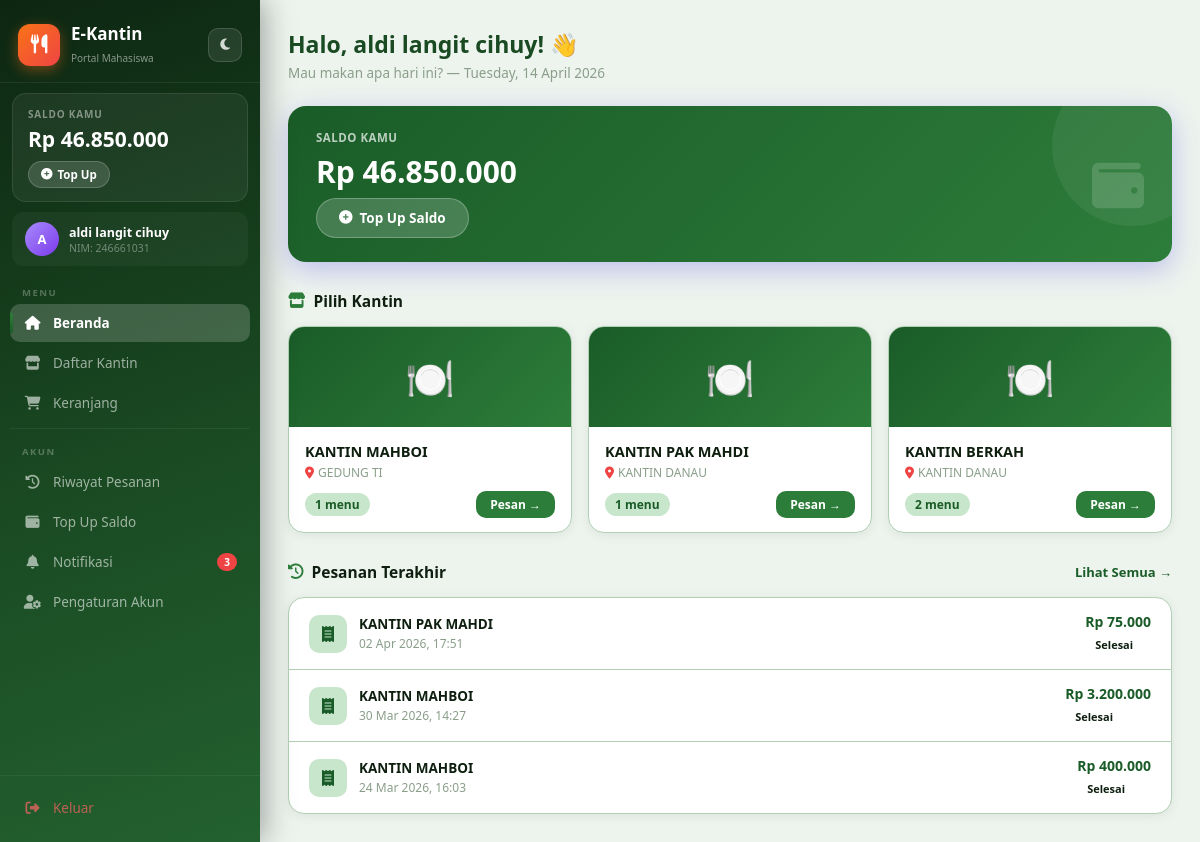
The page /dashboard/mahasiswa/beranda.php (signed in) on the database as committed earlier.
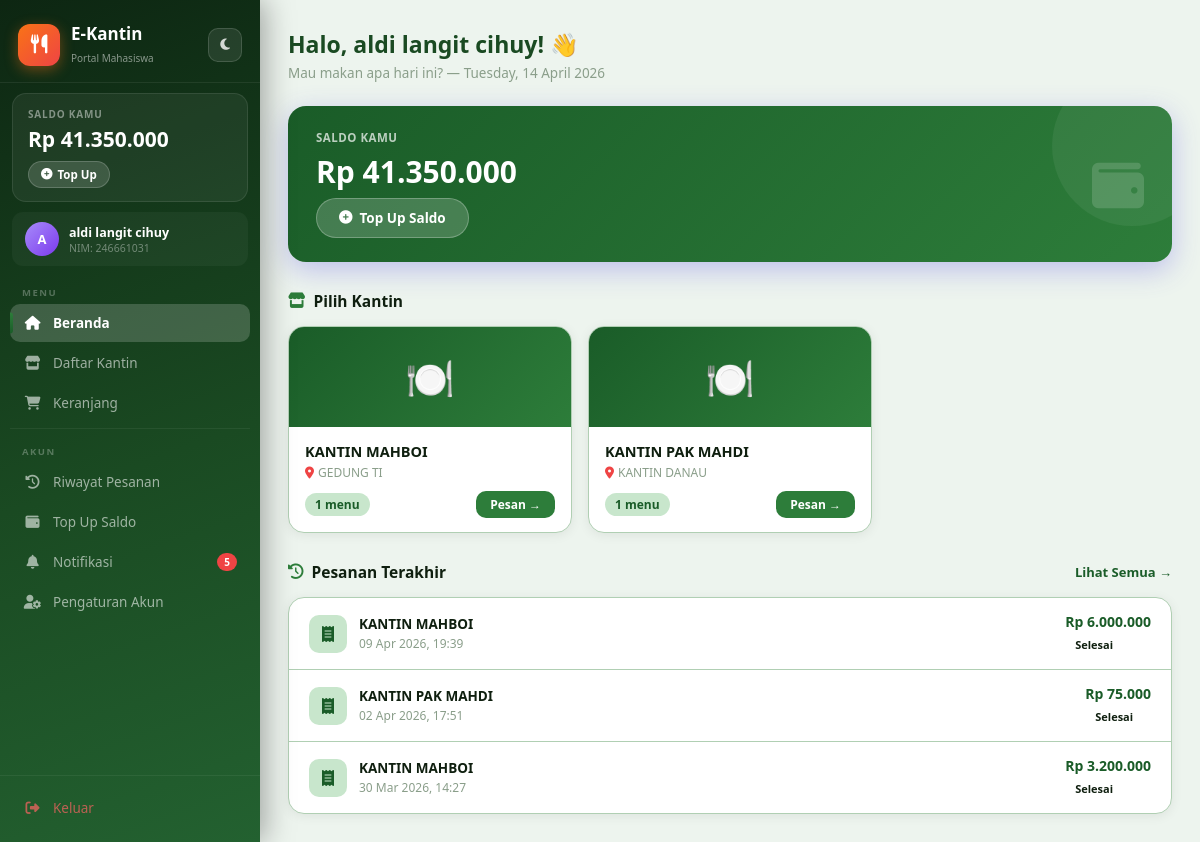
The same page on the database as committed later.
### tables this page shows
CREATE TABLE `saldo` (
  `id_saldo` int(11) NOT NULL,
  `id_user` int(11) NOT NULL,
  `saldo` int(11) NOT NULL DEFAULT 0,
  `updated_at` timestamp NOT NULL DEFAULT current_timestamp() ON UPDATE current_timestamp()
);

CREATE TABLE `penjual` (
  `id_penjual` int(11) NOT NULL,
  `id_user` int(11) NOT NULL,
  `nama_kantin` varchar(50) NOT NULL,
  `lokasi` text NOT NULL,
  `teks_gambar_qris` varchar(100) DEFAULT NULL,
  `no_rek` varchar(50) NOT NULL DEFAULT ''
);

CREATE TABLE `pesanan` (
  `id_pesanan` int(11) NOT NULL,
  `id_user` int(11) DEFAULT NULL,
  `id_penjual` int(11) DEFAULT NULL,
  `tanggal` datetime DEFAULT current_timestamp(),
  `status` enum('menunggu','diproses','selesai','batal') DEFAULT 'menunggu',
  `total_harga` int(11) DEFAULT NULL,
  `metode_bayar` enum('saldo','tunai') DEFAULT 'saldo'
);

### dashboard/mahasiswa/beranda.php (the view, shortened to what the changed rows need)
<?php
require_once '../../includes/db.php';
$id_user = $_SESSION['user']['id_user'];
$stmt3 = $pdo->query("SELECT pj.*, COUNT(m.id_menu) as total_menu FROM penjual pj LEFT JOIN menu m ON m.id_penjual = pj.id_penjual GROUP BY pj.id_penjual");
$kantin_list = $stmt3->fetchAll();
$stmt4 = $pdo->prepare("
    SELECT p.*, pj.nama_kantin
    FROM pesanan p
    JOIN penjual pj ON p.id_penjual = pj.id_penjual
    WHERE p.id_user = ?
    ORDER BY p.tanggal DESC
    LIMIT 3
");
$stmt4->execute([$id_user]);
$pesanan_terakhir = $stmt4->fetchAll();
?>
<?php require_once '../../includes/sidebar_mahasiswa.php'; ?>
<div class="page-header">
    <h1>Halo, <?= htmlspecialchars($_SESSION['user']['nama']) ?>! 👋</h1>
</div>
<div class="saldo-banner">
    <div>
        <div class="label">Saldo Kamu</div>
        <div class="amount">Rp <?= number_format($saldo, 0, ',', '.') ?></div>
        <a href="topup.php" class="btn-topup"><i class="fas fa-plus-circle"></i> Top Up Saldo</a>
    </div>
</div>
<div class="kantin-grid">
    <?php if (empty($kantin_list)): ?>
        <div class="empty-box"><i class="fas fa-store-slash"></i><p>Belum ada kantin</p></div>
    <?php else: ?>
    <?php foreach ($kantin_list as $k): ?>
    <a href="kantin.php?id=<?= $k['id_penjual'] ?>" class="kantin-card">
        <div class="kantin-thumb">🍽️</div>
        <div class="kantin-info">
            <div class="nama"><?= htmlspecialchars($k['nama_kantin']) ?></div>
            <div class="lokasi"><i class="fas fa-map-marker-alt" style="color:#ef4444;margin-right:4px;"></i><?= htmlspecialchars($k['lokasi']) ?></div>
            <div class="meta">
                <span class="menu-count"><?= $k['total_menu'] ?> menu</span>
                <span class="btn-pesan">Pesan →</span>
            </div>
        </div>
    </a>
    <?php endforeach; ?>
    <?php endif; ?>
</div>
<div class="riwayat-mini">
    <?php if (empty($pesanan_terakhir)): ?>
        <div class="empty-box"><i class="fas fa-shopping-bag"></i><p>Belum pernah pesan</p></div>
    <?php else: ?>
    <?php foreach ($pesanan_terakhir as $p): ?>
    <div class="riwayat-item">
        <div class="ri-icon"><i class="fas fa-receipt"></i></div>
        <div class="ri-info">
            <div class="kantin"><?= htmlspecialchars($p['nama_kantin']) ?></div>
            <div class="date"><?= date('d M Y, H:i', strtotime($p['tanggal'])) ?></div>
        </div>
        <div class="ri-right">
            <div class="harga">Rp <?= number_format($p['total_harga'], 0, ',', '.') ?></div>
            <span class="status status-<?= $p['status'] ?>"><?= ucfirst($p['status']) ?></span>
        </div>
    </div>
    <?php endforeach; ?>
    <?php endif; ?>
</div>
</div></body></html>

### includes/sidebar_mahasiswa.php (shortened to what the changed rows need)
<?php
$current_page = basename($_SERVER['PHP_SELF']);
require_once __DIR__ . '/db.php';
$stmt = $pdo->prepare("SELECT COUNT(*) FROM notifikasi WHERE id_user = ? AND is_read = 0");
$stmt->execute([$_SESSION['user']['id_user']]);
$notif_count = $stmt->fetchColumn();
$stmt2 = $pdo->prepare("SELECT saldo FROM saldo WHERE id_user = ?");
$stmt2->execute([$_SESSION['user']['id_user']]);
$saldo_row = $stmt2->fetch();
$saldo = $saldo_row ? $saldo_row['saldo'] : 0;
?>
<!DOCTYPE html>
<html lang="id" data-theme="light">
<head>
    <link rel="stylesheet" href="https://cdnjs.cloudflare.com/ajax/libs/font-awesome/6.5.0/css/all.min.css">
</head>
<body>
<aside class="sidebar">
    <div class="sidebar-header">
        <a href="beranda.php" class="sidebar-logo">
            <div class="logo-text">
                <h2>E-Kantin</h2>
            </div>
        </a>
    </div>
    <div class="saldo-widget">
        <div class="saldo-label">Saldo Kamu</div>
        <div class="saldo-amount">Rp <?= number_format($saldo, 0, ',', '.') ?></div>
        <a href="topup.php" class="saldo-topup"><i class="fas fa-plus-circle"></i> Top Up</a>
    </div>
    <nav class="sidebar-nav">
        <a href="notifikasi.php" class="nav-item <?= $current_page==='notifikasi.php'?'active':'' ?>">
            <i class="fas fa-bell"></i><span>Notifikasi</span>
            <?php if($notif_count>0):?><span class="nav-badge"><?=$notif_count?></span><?php endif;?>
        </a>
    </nav>
</aside>
<div class="main-content">

Rows that differ between the two databases and show on the page:
removed penjual: nama_kantin "KANTIN BERKAH", lokasi "KANTIN DANAU", total_menu "2"
no longer on this page (row unchanged): pesanan: id_penjual.nama_kantin "KANTIN MAHBOI", tanggal "24 Mar 2026, 16:03", total_harga "400.000", status "Selesai"
changed saldo: saldo "46.850.000" → "41.350.000"
now on this page (row edited): pesanan: id_penjual.nama_kantin "KANTIN MAHBOI", tanggal "09 Apr 2026, 19:39", total_harga "6.000.000", status "Selesai"
Other text that changed with them:
$notif_count: "3" → "5"
